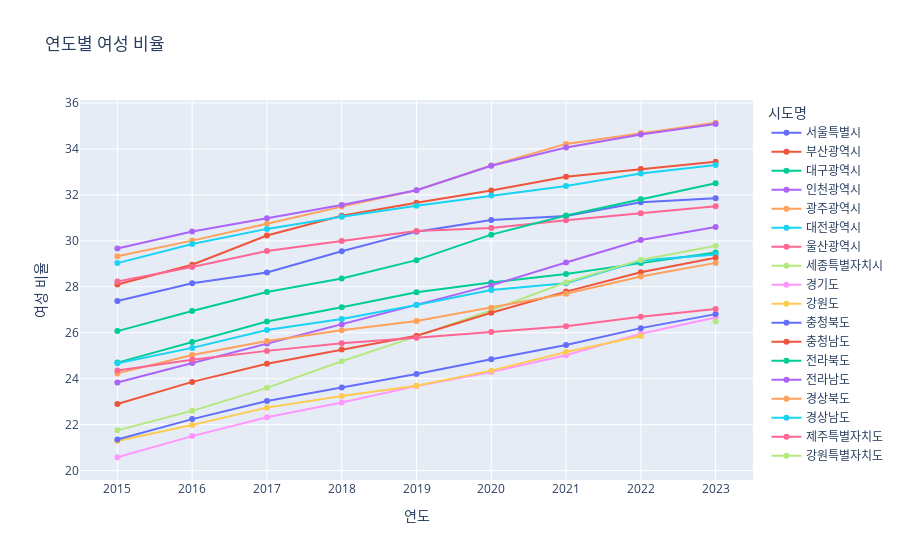

Notebook cell for this chart:
### Code cell
fig = px.line(df_all, x='연도', y='여성비율', color='시도명',
              title='연도별 여성 비율',
              labels={'연도': '연도', '여성비율': '여성 비율'},
              markers=True)
fig

### Figure 1 — Plotly figure (JSON) as saved in the notebook; plotly's stock layout.template omitted (floating-point values rounded to 4 significant figures)
{"data": [{"hovertemplate": "시도명=서울특별시<br>연도=%{x}<br>여성 비율=%{y}<extra></extra>", "legendgroup": "서울특별시", "line": {"color": "#636efa", "dash": "solid"}, "marker": {"symbol": "circle"}, "mode": "lines+markers", "name": "서울특별시", "orientation": "v", "showlegend": true, "type": "scatter", "x": [2015, 2016, 2017, 2018, 2019, 2020, 2021, 2022, 2023], "xaxis": "x", "y": [27.38, 28.15, 28.62, 29.55, 30.4, 30.91, 31.08, 31.68, 31.85], "yaxis": "y"}, {"hovertemplate": "시도명=부산광역시<br>연도=%{x}<br>여성 비율=%{y}<extra></extra>", "legendgroup": "부산광역시", "line": {"color": "#EF553B", "dash": "solid"}, "marker": {"symbol": "circle"}, "mode": "lines+markers", "name": "부산광역시", "orientation": "v", "showlegend": true, "type": "scatter", "x": [2015, 2016, 2017, 2018, 2019, 2020, 2021, 2022, 2023], "xaxis": "x", "y": [28.1, 28.96, 30.23, 31.09, 31.66, 32.19, 32.79, 33.13, 33.44], "yaxis": "y"}, {"hovertemplate": "시도명=대구광역시<br>연도=%{x}<br>여성 비율=%{y}<extra></extra>", "legendgroup": "대구광역시", "line": {"color": "#00cc96", "dash": "solid"}, "marker": {"symbol": "circle"}, "mode": "lines+markers", "name": "대구광역시", "orientation": "v", "showlegend": true, "type": "scatter", "x": [2015, 2016, 2017, 2018, 2019, 2020, 2021, 2022, 2023], "xaxis": "x", "y": [24.7, 25.6, 26.49, 27.11, 27.76, 28.19, 28.56, 29.03, 29.49], "yaxis": "y"}, {"hovertemplate": "시도명=인천광역시<br>연도=%{x}<br>여성 비율=%{y}<extra></extra>", "legendgroup": "인천광역시", "line": {"color": "#ab63fa", "dash": "solid"}, "marker": {"symbol": "circle"}, "mode": "lines+markers", "name": "인천광역시", "orientation": "v", "showlegend": true, "type": "scatter", "x": [2015, 2016, 2017, 2018, 2019, 2020, 2021, 2022, 2023], "xaxis": "x", "y": [23.83, 24.68, 25.53, 26.36, 27.22, 28.06, 29.06, 30.04, 30.6], "yaxis": "y"}, {"hovertemplate": "시도명=광주광역시<br>연도=%{x}<br>여성 비율=%{y}<extra></extra>", "legendgroup": "광주광역시", "line": {"color": "#FFA15A", "dash": "solid"}, "marker": {"symbol": "circle"}, "mode": "lines+markers", "name": "광주광역시", "orientation": "v", "showlegend": true, "type": "scatter", "x": [2015, 2016, 2017, 2018, 2019, 2020, 2021, 2022, 2023], "xaxis": "x", "y": [29.33, 30.01, 30.74, 31.49, 32.2, 33.28, 34.22, 34.69, 35.14], "yaxis": "y"}, {"hovertemplate": "시도명=대전광역시<br>연도=%{x}<br>여성 비율=%{y}<extra></extra>", "legendgroup": "대전광역시", "line": {"color": "#19d3f3", "dash": "solid"}, "marker": {"symbol": "circle"}, "mode": "lines+markers", "name": "대전광역시", "orientation": "v", "showlegend": true, "type": "scatter", "x": [2015, 2016, 2017, 2018, 2019, 2020, 2021, 2022, 2023], "xaxis": "x", "y": [24.67, 25.34, 26.12, 26.6, 27.21, 27.86, 28.15, 29.14, 29.4], "yaxis": "y"}, {"hovertemplate": "시도명=울산광역시<br>연도=%{x}<br>여성 비율=%{y}<extra></extra>", "legendgroup": "울산광역시", "line": {"color": "#FF6692", "dash": "solid"}, "marker": {"symbol": "circle"}, "mode": "lines+markers", "name": "울산광역시", "orientation": "v", "showlegend": true, "type": "scatter", "x": [2015, 2016, 2017, 2018, 2019, 2020, 2021, 2022, 2023], "xaxis": "x", "y": [28.23, 28.86, 29.56, 29.99, 30.43, 30.56, 30.9, 31.2, 31.5], "yaxis": "y"}, {"hovertemplate": "시도명=세종특별자치시<br>연도=%{x}<br>여성 비율=%{y}<extra></extra>", "legendgroup": "세종특별자치시", "line": {"color": "#B6E880", "dash": "solid"}, "marker": {"symbol": "circle"}, "mode": "lines+markers", "name": "세종특별자치시", "orientation": "v", "showlegend": true, "type": "scatter", "x": [2015, 2016, 2017, 2018, 2019, 2020, 2021, 2022, 2023], "xaxis": "x", "y": [21.75, 22.6, 23.6, 24.76, 25.84, 26.98, 28.2, 29.17, 29.79], "yaxis": "y"}, {"hovertemplate": "시도명=경기도<br>연도=%{x}<br>여성 비율=%{y}<extra></extra>", "legendgroup": "경기도", "line": {"color": "#FF97FF", "dash": "solid"}, "marker": {"symbol": "circle"}, "mode": "lines+markers", "name": "경기도", "orientation": "v", "showlegend": true, "type": "scatter", "x": [2015, 2016, 2017, 2018, 2019, 2020, 2021, 2022, 2023], "xaxis": "x", "y": [20.58, 21.5, 22.32, 22.96, 23.68, 24.29, 25.02, 25.96, 26.66], "yaxis": "y"}, {"hovertemplate": "시도명=강원도<br>연도=%{x}<br>여성 비율=%{y}<extra></extra>", "legendgroup": "강원도", "line": {"color": "#FECB52", "dash": "solid"}, "marker": {"symbol": "circle"}, "mode": "lines+markers", "name": "강원도", "orientation": "v", "showlegend": true, "type": "scatter", "x": [2015, 2016, 2017, 2018, 2019, 2020, 2021, 2022], "xaxis": "x", "y": [21.29, 21.98, 22.74, 23.25, 23.69, 24.35, 25.16, 25.86], "yaxis": "y"}, {"hovertemplate": "시도명=충청북도<br>연도=%{x}<br>여성 비율=%{y}<extra></extra>", "legendgroup": "충청북도", "line": {"color": "#636efa", "dash": "solid"}, "marker": {"symbol": "circle"}, "mode": "lines+markers", "name": "충청북도", "orientation": "v", "showlegend": true, "type": "scatter", "x": [2015, 2016, 2017, 2018, 2019, 2020, 2021, 2022, 2023], "xaxis": "x", "y": [21.35, 22.24, 23.03, 23.62, 24.2, 24.85, 25.47, 26.2, 26.81], "yaxis": "y"}, {"hovertemplate": "시도명=충청남도<br>연도=%{x}<br>여성 비율=%{y}<extra></extra>", "legendgroup": "충청남도", "line": {"color": "#EF553B", "dash": "solid"}, "marker": {"symbol": "circle"}, "mode": "lines+markers", "name": "충청남도", "orientation": "v", "showlegend": true, "type": "scatter", "x": [2015, 2016, 2017, 2018, 2019, 2020, 2021, 2022, 2023], "xaxis": "x", "y": [22.9, 23.86, 24.65, 25.27, 25.87, 26.87, 27.79, 28.63, 29.26], "yaxis": "y"}, {"hovertemplate": "시도명=전라북도<br>연도=%{x}<br>여성 비율=%{y}<extra></extra>", "legendgroup": "전라북도", "line": {"color": "#00cc96", "dash": "solid"}, "marker": {"symbol": "circle"}, "mode": "lines+markers", "name": "전라북도", "orientation": "v", "showlegend": true, "type": "scatter", "x": [2015, 2016, 2017, 2018, 2019, 2020, 2021, 2022, 2023], "xaxis": "x", "y": [26.07, 26.95, 27.77, 28.36, 29.16, 30.27, 31.1, 31.81, 32.51], "yaxis": "y"}, {"hovertemplate": "시도명=전라남도<br>연도=%{x}<br>여성 비율=%{y}<extra></extra>", "legendgroup": "전라남도", "line": {"color": "#ab63fa", "dash": "solid"}, "marker": {"symbol": "circle"}, "mode": "lines+markers", "name": "전라남도", "orientation": "v", "showlegend": true, "type": "scatter", "x": [2015, 2016, 2017, 2018, 2019, 2020, 2021, 2022, 2023], "xaxis": "x", "y": [29.67, 30.41, 30.98, 31.56, 32.2, 33.27, 34.06, 34.63, 35.09], "yaxis": "y"}, {"hovertemplate": "시도명=경상북도<br>연도=%{x}<br>여성 비율=%{y}<extra></extra>", "legendgroup": "경상북도", "line": {"color": "#FFA15A", "dash": "solid"}, "marker": {"symbol": "circle"}, "mode": "lines+markers", "name": "경상북도", "orientation": "v", "showlegend": true, "type": "scatter", "x": [2015, 2016, 2017, 2018, 2019, 2020, 2021, 2022, 2023], "xaxis": "x", "y": [24.23, 25.03, 25.64, 26.11, 26.51, 27.09, 27.7, 28.45, 29.04], "yaxis": "y"}, {"hovertemplate": "시도명=경상남도<br>연도=%{x}<br>여성 비율=%{y}<extra></extra>", "legendgroup": "경상남도", "line": {"color": "#19d3f3", "dash": "solid"}, "marker": {"symbol": "circle"}, "mode": "lines+markers", "name": "경상남도", "orientation": "v", "showlegend": true, "type": "scatter", "x": [2015, 2016, 2017, 2018, 2019, 2020, 2021, 2022, 2023], "xaxis": "x", "y": [29.03, 29.86, 30.52, 31.05, 31.53, 31.97, 32.39, 32.93, 33.3], "yaxis": "y"}, {"hovertemplate": "시도명=제주특별자치도<br>연도=%{x}<br>여성 비율=%{y}<extra></extra>", "legendgroup": "제주특별자치도", "line": {"color": "#FF6692", "dash": "solid"}, "marker": {"symbol": "circle"}, "mode": "lines+markers", "name": "제주특별자치도", "orientation": "v", "showlegend": true, "type": "scatter", "x": [2015, 2016, 2017, 2018, 2019, 2020, 2021, 2022, 2023], "xaxis": "x", "y": [24.36, 24.82, 25.21, 25.54, 25.78, 26.03, 26.28, 26.7, 27.03], "yaxis": "y"}, {"hovertemplate": "시도명=강원특별자치도<br>연도=%{x}<br>여성 비율=%{y}<extra></extra>", "legendgroup": "강원특별자치도", "line": {"color": "#B6E880", "dash": "solid"}, "marker": {"symbol": "circle"}, "mode": "lines+markers", "name": "강원특별자치도", "orientation": "v", "showlegend": true, "type": "scatter", "x": [2023], "xaxis": "x", "y": [26.49], "yaxis": "y"}], "layout": {"autosize": true, "legend": {"title": {"text": "시도명"}, "tracegroupgap": 0}, "title": {"text": "연도별 여성 비율"}, "xaxis": {"anchor": "y", "autorange": true, "domain": [0, 1], "range": [2015.0, 2023.0], "title": {"text": "연도"}, "type": "linear"}, "yaxis": {"anchor": "x", "autorange": true, "domain": [0, 1], "range": [19.38, 36.34], "title": {"text": "여성 비율"}, "type": "linear"}}}
